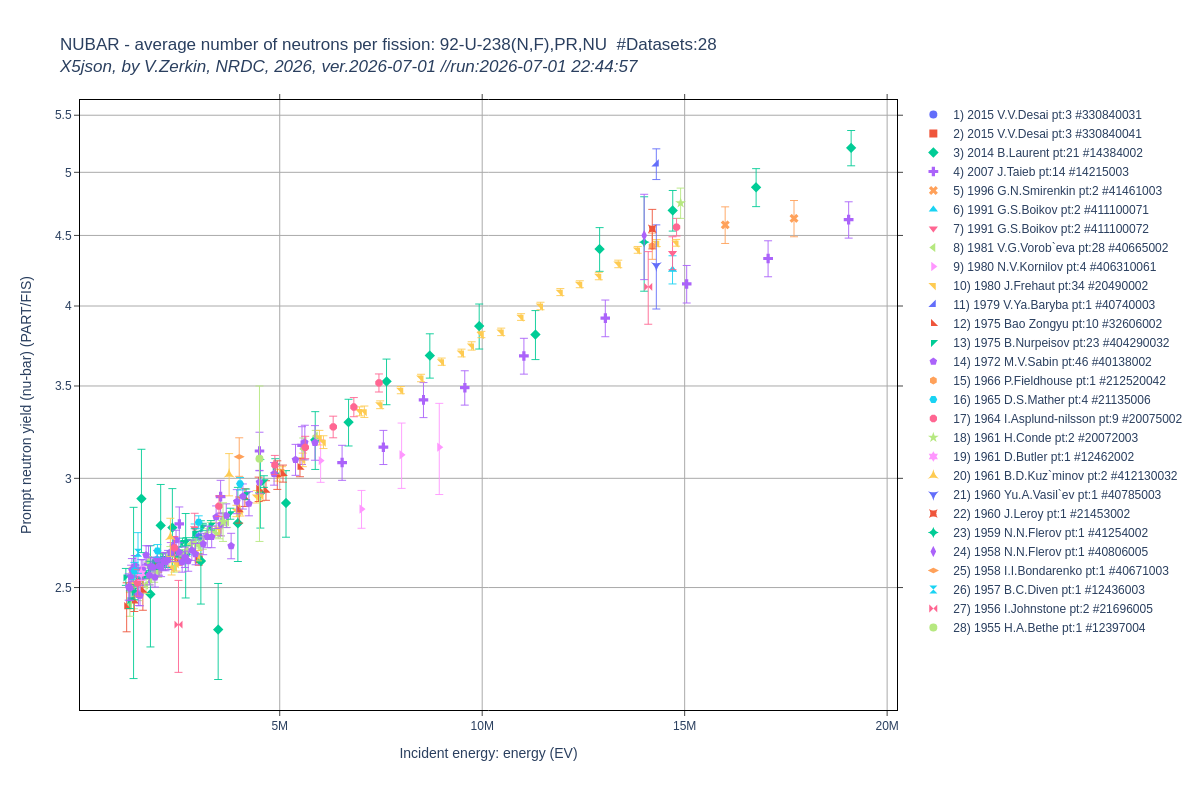

The Python source for this figure:
"""
 ***********************************************************************************
 * Copyright (C) 2026 Viktor Zerkin (NRDC), v.zerkin@gmail.com                     *
 *-----------------------------------------------------------------------------    *
 * Permission is hereby granted, free of charge, to any person obtaining a copy    *
 * of this software and associated documentation files (the "Software"), to deal   *
 * in the Software without restriction, including without limitation the rights    *
 * to use, copy, modify, merge, publish, distribute, sublicense, and/or sell       *
 * copies of the Software, and to permit persons to whom the Software is furnished *
 * to do so, subject to the following conditions:                                  *
 *                                                                                 *
 * The above copyright notice and this permission notice shall be included in all  *
 * copies or substantial portions of the Software.                                 *
 *                                                                                 *
 * THE SOFTWARE IS PROVIDED "AS IS", WITHOUT WARRANTY OF ANY KIND, EXPRESS OR      *
 * IMPLIED, INCLUDING BUT NOT LIMITED TO THE WARRANTIES OF MERCHANTABILITY,        *
 * FITNESS FOR A PARTICULAR PURPOSE AND NONINFRINGEMENT. IN NO EVENT SHALL THE     *
 * AUTHORS OR COPYRIGHT HOLDERS BE LIABLE FOR ANY CLAIM, DAMAGES OR OTHER          *
 * LIABILITY, WHETHER IN AN ACTION OF CONTRACT, TORT OR OTHERWISE, ARISING FROM,   *
 * OUT OF OR IN CONNECTION WITH THE SOFTWARE OR THE USE OR OTHER DEALINGS IN       *
 * THE SOFTWARE.                                                                   *
 *                                                                                 *
 *-----------------------------------------------------------------------------    *
 *   AUTHOR:                                                                       *
 *   Viktor Zerkin, PhD, IAEA-NDS(1999-2023), NRDC(1999-2024)                      *
 *   e-mail: v.zerkin@gmail.com                                                    *
 ***********************************************************************************
"""
import datetime
import json
import sys
sys.path.append('./')
from x5subr import *
import plotly
from plotly.graph_objs import Scatter, Layout 
from pprint import pprint

print("Program: x5data7nubar.py, ver.2026-07-01")
print("Author:  V.Zerkin, Vienna, 2026")
print("Purpose: find datasets by reaction, load X5-json, extract")
print("         NUBAR - average number of neutrons per fission,")
print("         filter data by incident energy, plot by Plotly")

print("")

ct=str(datetime.datetime.now())[:19]
print("Running: "+ct+"\n")
#input("Press the <ENTER> key to continue...")

base='./'

def sort_ya1(ds):
    rr=str(ds['year1'])+','+ds['author1ini']+ds['author1']
    return rr

#datasets=read_csv_file("EXFOR-Datasets.csv")
datasets=read_csv_file("X5-Datasets.csv")
nDatasets=len(datasets)
print('-0-Datasets:'+str(nDatasets))
eiMin=None; eiMax=None

reacode='92-U-235(N,F),PR,NU' #Prompt neutron yield (nu-bar)
reacode='92-U-238(N,F),PR,NU' #Prompt neutron yield (nu-bar)
eiMax=20e6

#reacode='92-U-238(N,F),,NU'  #Total neutron yield (nu-bar)

print('---ReactionCode:',reacode)
print('---Energy.in:   ',str(eiMin),'-',str(eiMax),'eV')

datasets=filter_datasets(datasets,'ReactionCode',reacode)
nDatasets=len(datasets)
print('-1-Datasets:'+str(nDatasets))
if (nDatasets<=0):
    print("---No data found---")
    sys.exit(2)

xtitle=''; ytitle=''
dss=[];ids=0
for dataset in datasets:
    entryfile=base+dataset['dir']+'/'+dataset['Entry']+'.x5.json'
    EntryID=dataset['Entry']
    SubentID=dataset['DatasetID'][:8]
    DatasetID=dataset['DatasetID']
    print(str(ids)+') File:['+entryfile+'] Subent:'+SubentID+' Dataset:'+DatasetID)
    f=open(entryfile)
    Entry=json.load(f)
    ids+=1
    Subent=get_subent(Entry,SubentID)
    if (Subent is None): continue
    ds=get_dataset(Subent,DatasetID)
    if (ds is None): continue
    print('    c5data:',get_cvars(ds))
    yobj=ds['c5data'].get('y')
    eobj=ds['c5data'].get('x1')	# EN(EV)
    aobj=ds['c5data'].get('x2')	# ANG(ADEG)
    yarr=yobj.get('y');  dyarr=yobj.get('dy')
    earr=eobj.get('x1'); dearr=eobj.get('dx1')
#    print('\t--dearr:',dearr)
#    print('\t==arrays:',len(yarr),len(earr))
    if (yarr is None): continue
    if (earr is None): continue
    yy=[]; dy=[]; xx=[]; dx=[]
    for ii in range(len(yarr)):
        y=yarr[ii]
        e=earr[0]
        if len(earr)>1: e=earr[ii]  #--repeating value
        if eiMin is not None:
            if (e<eiMin): continue
        if eiMax is not None:
            if (e>eiMax): continue
        yy.append(y)
        xx.append(e)
        if dyarr is not None: dy.append(dyarr[ii])
    print('    Dataset:'+ds['DatasetID']+' '+str(ds['year1'])+','+ds['author1']
	+' #Pnt:'+str(len(yarr))
	+' #Pnt.selected:'+str(len(yy))
	)
    if len(yy)<=0: continue
    ytitle=ds['quantExpan']+' ('+yobj['units']+')'
    xtitle=eobj['expansion']+' ('+eobj['units']+')'

    print('    yy:',yy)
    print('    dy:',dy)
    print('    xx:',xx)
    print('    dx:',dx)
    #pprint(ds)
    ds['y']=yy; ds['dy']=dy
    ds['x']=xx; ds['dx']=dx
    ds['x4lbl']=str(ds['year1'])+' '+ds['author1ini']+ds['author1']
    dss.append(ds)
dss=sorted(dss,key=sort_ya1,reverse=True)
nDatasets=len(dss)
print('-1-Datasets:'+str(nDatasets))
print('---ReactionCode:',reacode)
print('---Energy.in:   ',str(eiMin),'-',str(eiMax),'eV')
print('---Axis-Y:      ',ytitle)
print('---Axis-X:      ',xtitle)
if (nDatasets<=0):
    print("---No data to plot---")
    sys.exit(2)

#_________________Preparing EXFOR data for plot_________________
data1=[]; ii=0
for ds in dss:
    tr=Scatter(x=ds['x'],y=ds['y']
	,text=ds['x4lbl']
	,name=str(ii+1)+') '+ds['x4lbl']+' pt:'+str(len(ds['x']))+' #'+ds['DatasetID']
	,marker_symbol=str(ii%33)
	,marker_size=8
	,mode="markers"
	)
    if (ds['dy'] is not None): tr.error_y=dict(type='data',array=ds['dy'],visible=True,thickness=0.9)
    if (ds['dx'] is not None): tr.error_x=dict(type='data',array=ds['dx'],visible=True,thickness=0.9)
    data1.append(tr)
    ii+=1

xtype='linear';ytype='linear'
#xtype='log';
ytype='log'
plotTitle=reacode

#_________________Plot data from EXFOR_________________
plot1={}
plot1['data']=data1
xaxis=dict(title=xtitle,showline=True,linecolor='black',ticks='outside'
,showgrid=True,gridcolor='#aaaaaa',type=xtype)
yaxis={'title':ytitle,'showline':True,'linecolor':'black'
	,'showgrid':True, 'gridcolor':'#aaaaaa','ticks':'outside','type':ytype
	,'zeroline':True, 'zerolinecolor':'#dddddd'#, 'zerolinewidth':0.1
}
xaxis['mirror']='ticks'
yaxis['mirror']='ticks' 
plot1['layout']=Layout(title='NUBAR - average number of neutrons per fission: '+plotTitle
	+'  #Datasets:'+str(nDatasets)
	+'<br><i>X5json, by V.Zerkin, NRDC, 2026, ver.2026-07-01 //run:'+ct+'</i>'
	,xaxis=xaxis,yaxis=yaxis
	,plot_bgcolor='white'
	,legend=dict(traceorder="grouped")
)

outhtml='x5data7nubar'
plotly.offline.plot(plot1,filename=outhtml+'.html',auto_open=False)

#needs: $ pip3 install -U kaleido
plotly.io.write_image(plot1,outhtml+'.png',width=1200,height=790)

print('\nProgram successfully completed')
